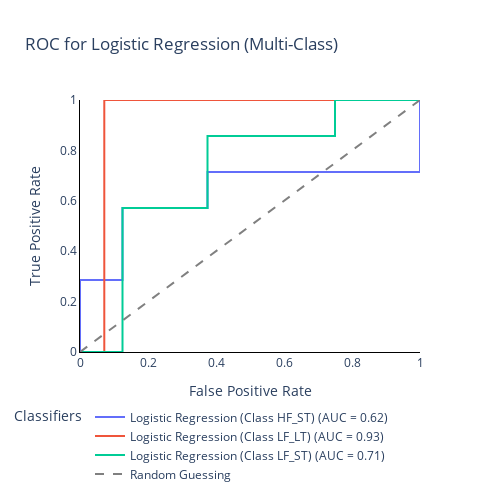
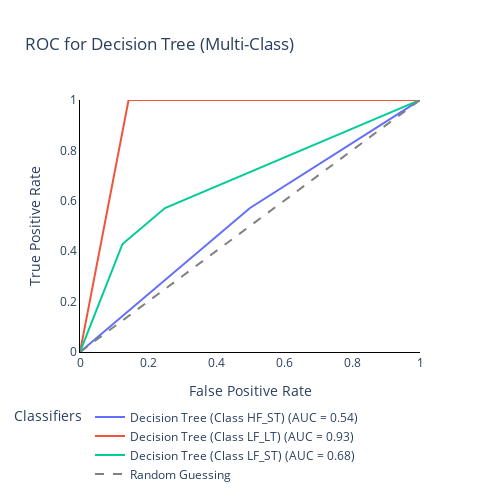
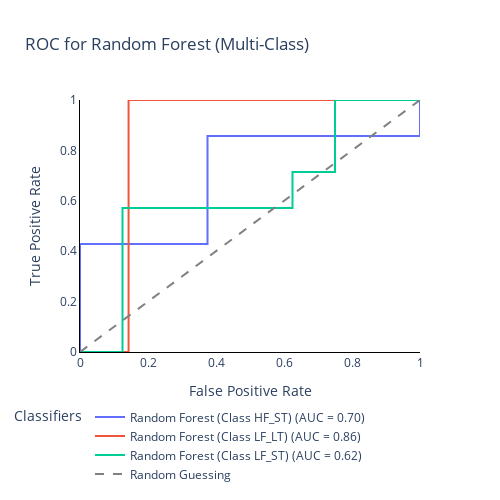

Write notebook code for charts like these, in order.
### Code cell
# Create the ROC curve plot using Plotly
# For multiple classes
for model_name in trained_models:
    fig = go.Figure()
    trained_models[model_name].fit(X_train, y_train)
    # Get the probabilities for each class
    y_prob = trained_models[model_name].predict_proba(X_test)
    # Calculate ROC curve and AUC for each class
    for i in range(len(trained_models[model_name].classes_)):
        fpr, tpr, _ = roc_curve(y_test == trained_models[model_name].classes_[i], y_prob[:, i])
        roc_auc = auc(fpr, tpr)
        
        # Add ROC curve trace for each class
        fig.add_trace(go.Scatter(x=fpr, y=tpr, mode='lines', 
                                 name=f'{model_name} (Class {trained_models[model_name].classes_[i]}) (AUC = {roc_auc:.2f})'))

    # Add diagonal line representing random guessing
    fig.add_trace(go.Scatter(x=[0, 1], y=[0, 1], mode='lines', line=dict(color='gray', dash='dash'), name='Random Guessing'))

    fig.update_layout(title='ROC for '+model_name+' (Multi-Class)',
                    xaxis_title='False Positive Rate',
                    yaxis_title='True Positive Rate',
                    xaxis_range=[0,1],yaxis_range=[0,1],
                    legend_title='Classifiers',
                    showlegend=True,
                    plot_bgcolor='white', paper_bgcolor='white',
                    xaxis=dict(linecolor='black'),
                    yaxis=dict(linecolor='black'),
                    legend=dict(orientation="h",
                                yanchor="top",y=-0.2,
                                xanchor="left",x=-0.2),
                    height=500, width=500)
    fig.show()

### Figure 1 — Plotly figure (JSON) as saved in the notebook; plotly's stock layout.template omitted (floating-point values rounded to 4 significant figures)
{"data": [{"mode": "lines", "name": "Logistic Regression (Class HF_ST) (AUC = 0.62)", "type": "scatter", "x": [0, 0, 0, 0.125, 0.125, 0.375, 0.375, 1, 1], "y": [0, 0.1429, 0.2857, 0.2857, 0.5714, 0.5714, 0.7143, 0.7143, 1]}, {"mode": "lines", "name": "Logistic Regression (Class LF_LT) (AUC = 0.93)", "type": "scatter", "x": [0, 0.07143, 0.07143, 1], "y": [0, 0, 1, 1]}, {"mode": "lines", "name": "Logistic Regression (Class LF_ST) (AUC = 0.71)", "type": "scatter", "x": [0, 0.125, 0.125, 0.375, 0.375, 0.75, 0.75, 1], "y": [0, 0, 0.5714, 0.5714, 0.8571, 0.8571, 1, 1]}, {"line": {"color": "gray", "dash": "dash"}, "mode": "lines", "name": "Random Guessing", "type": "scatter", "x": [0, 1], "y": [0, 1]}], "layout": {"height": 500, "legend": {"orientation": "h", "title": {"text": "Classifiers"}, "x": -0.2, "xanchor": "left", "y": -0.2, "yanchor": "top"}, "paper_bgcolor": "white", "plot_bgcolor": "white", "showlegend": true, "title": {"text": "ROC for Logistic Regression (Multi-Class)"}, "width": 500, "xaxis": {"linecolor": "black", "range": [0, 1], "title": {"text": "False Positive Rate"}}, "yaxis": {"linecolor": "black", "range": [0, 1], "title": {"text": "True Positive Rate"}}}}

### Figure 2 — Plotly figure (JSON) as saved in the notebook; plotly's stock layout.template omitted (floating-point values rounded to 4 significant figures)
{"data": [{"mode": "lines", "name": "Decision Tree (Class HF_ST) (AUC = 0.54)", "type": "scatter", "x": [0, 0.375, 0.5, 1], "y": [0, 0.4286, 0.5714, 1]}, {"mode": "lines", "name": "Decision Tree (Class LF_LT) (AUC = 0.93)", "type": "scatter", "x": [0, 0.1429, 1], "y": [0, 1, 1]}, {"mode": "lines", "name": "Decision Tree (Class LF_ST) (AUC = 0.68)", "type": "scatter", "x": [0, 0.125, 0.25, 1], "y": [0, 0.4286, 0.5714, 1]}, {"line": {"color": "gray", "dash": "dash"}, "mode": "lines", "name": "Random Guessing", "type": "scatter", "x": [0, 1], "y": [0, 1]}], "layout": {"height": 500, "legend": {"orientation": "h", "title": {"text": "Classifiers"}, "x": -0.2, "xanchor": "left", "y": -0.2, "yanchor": "top"}, "paper_bgcolor": "white", "plot_bgcolor": "white", "showlegend": true, "title": {"text": "ROC for Decision Tree (Multi-Class)"}, "width": 500, "xaxis": {"linecolor": "black", "range": [0, 1], "title": {"text": "False Positive Rate"}}, "yaxis": {"linecolor": "black", "range": [0, 1], "title": {"text": "True Positive Rate"}}}}

### Figure 3 — Plotly figure (JSON) as saved in the notebook; plotly's stock layout.template omitted (floating-point values rounded to 4 significant figures)
{"data": [{"mode": "lines", "name": "Random Forest (Class HF_ST) (AUC = 0.70)", "type": "scatter", "x": [0, 0, 0, 0.375, 0.375, 1, 1], "y": [0, 0.1429, 0.4286, 0.4286, 0.8571, 0.8571, 1]}, {"mode": "lines", "name": "Random Forest (Class LF_LT) (AUC = 0.86)", "type": "scatter", "x": [0, 0.07143, 0.1429, 0.1429, 1], "y": [0, 0, 0, 1, 1]}, {"mode": "lines", "name": "Random Forest (Class LF_ST) (AUC = 0.62)", "type": "scatter", "x": [0, 0.125, 0.125, 0.625, 0.625, 0.75, 0.75, 1], "y": [0, 0, 0.5714, 0.5714, 0.7143, 0.7143, 1, 1]}, {"line": {"color": "gray", "dash": "dash"}, "mode": "lines", "name": "Random Guessing", "type": "scatter", "x": [0, 1], "y": [0, 1]}], "layout": {"height": 500, "legend": {"orientation": "h", "title": {"text": "Classifiers"}, "x": -0.2, "xanchor": "left", "y": -0.2, "yanchor": "top"}, "paper_bgcolor": "white", "plot_bgcolor": "white", "showlegend": true, "title": {"text": "ROC for Random Forest (Multi-Class)"}, "width": 500, "xaxis": {"linecolor": "black", "range": [0, 1], "title": {"text": "False Positive Rate"}}, "yaxis": {"linecolor": "black", "range": [0, 1], "title": {"text": "True Positive Rate"}}}}
